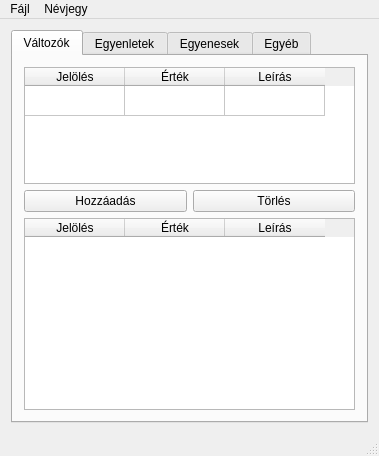
<?xml version="1.0" encoding="UTF-8"?>
<ui version="4.0">
 <class>MainWindow</class>
 <widget class="QMainWindow" name="MainWindow">
  <property name="geometry">
   <rect>
    <x>0</x>
    <y>0</y>
    <width>379</width>
    <height>456</height>
   </rect>
  </property>
  <property name="windowTitle">
   <string>Adatmódosító</string>
  </property>
  <property name="windowIcon">
   <iconset>
    <normaloff>../DataCreator-build-desktop/data.jpg</normaloff>../DataCreator-build-desktop/data.jpg</iconset>
  </property>
  <property name="documentMode">
   <bool>false</bool>
  </property>
  <widget class="QWidget" name="centralWidget">
   <layout class="QGridLayout" name="gridLayout_2">
    <item row="0" column="0">
     <widget class="QTabWidget" name="tabWidget">
      <property name="currentIndex">
       <number>0</number>
      </property>
      <widget class="QWidget" name="tab">
       <attribute name="title">
        <string>Változók</string>
       </attribute>
       <layout class="QGridLayout" name="gridLayout">
        <item row="0" column="0" colspan="2">
         <widget class="QTableWidget" name="addVariableTableWidget">
          <property name="sizePolicy">
           <sizepolicy hsizetype="Expanding" vsizetype="Ignored">
            <horstretch>0</horstretch>
            <verstretch>0</verstretch>
           </sizepolicy>
          </property>
          <property name="alternatingRowColors">
           <bool>true</bool>
          </property>
          <property name="rowCount">
           <number>1</number>
          </property>
          <attribute name="verticalHeaderVisible">
           <bool>false</bool>
          </attribute>
          <row/>
          <column>
           <property name="text">
            <string>Jelölés</string>
           </property>
          </column>
          <column>
           <property name="text">
            <string>Érték</string>
           </property>
          </column>
          <column>
           <property name="text">
            <string>Leírás</string>
           </property>
          </column>
         </widget>
        </item>
        <item row="1" column="0">
         <widget class="QPushButton" name="addVariablePushButton">
          <property name="text">
           <string>Hozzáadás</string>
          </property>
         </widget>
        </item>
        <item row="1" column="1">
         <widget class="QPushButton" name="removeVariablePushButton">
          <property name="text">
           <string>Törlés</string>
          </property>
         </widget>
        </item>
        <item row="2" column="0" colspan="2">
         <widget class="QTableWidget" name="variablesTableWidget">
          <property name="sizePolicy">
           <sizepolicy hsizetype="Preferred" vsizetype="Preferred">
            <horstretch>0</horstretch>
            <verstretch>0</verstretch>
           </sizepolicy>
          </property>
          <property name="alternatingRowColors">
           <bool>true</bool>
          </property>
          <attribute name="verticalHeaderVisible">
           <bool>false</bool>
          </attribute>
          <column>
           <property name="text">
            <string>Jelölés</string>
           </property>
          </column>
          <column>
           <property name="text">
            <string>Érték</string>
           </property>
          </column>
          <column>
           <property name="text">
            <string>Leírás</string>
           </property>
          </column>
         </widget>
        </item>
       </layout>
      </widget>
      <widget class="QWidget" name="tab_2">
       <attribute name="title">
        <string>Egyenletek</string>
       </attribute>
       <layout class="QGridLayout" name="gridLayout_5">
        <item row="0" column="0" colspan="2">
         <widget class="QTableWidget" name="addEquationTableWidget">
          <property name="sizePolicy">
           <sizepolicy hsizetype="Expanding" vsizetype="Ignored">
            <horstretch>0</horstretch>
            <verstretch>0</verstretch>
           </sizepolicy>
          </property>
          <property name="alternatingRowColors">
           <bool>true</bool>
          </property>
          <property name="rowCount">
           <number>1</number>
          </property>
          <attribute name="verticalHeaderVisible">
           <bool>false</bool>
          </attribute>
          <row/>
          <column>
           <property name="text">
            <string>Egyenlet</string>
           </property>
          </column>
          <column>
           <property name="text">
            <string>Név</string>
           </property>
          </column>
          <column>
           <property name="text">
            <string>Megjelenik</string>
           </property>
          </column>
         </widget>
        </item>
        <item row="1" column="0">
         <widget class="QPushButton" name="addEquationPushButton">
          <property name="text">
           <string>Hozzáadás</string>
          </property>
         </widget>
        </item>
        <item row="1" column="1">
         <widget class="QPushButton" name="removeEquationPushButton">
          <property name="text">
           <string>Törlés</string>
          </property>
         </widget>
        </item>
        <item row="2" column="0" colspan="2">
         <widget class="EditableTabWidget" name="equationsTabWidget">
          <property name="sizePolicy">
           <sizepolicy hsizetype="Preferred" vsizetype="Preferred">
            <horstretch>0</horstretch>
            <verstretch>0</verstretch>
           </sizepolicy>
          </property>
          <property name="tabPosition">
           <enum>QTabWidget::North</enum>
          </property>
          <property name="tabShape">
           <enum>QTabWidget::Rounded</enum>
          </property>
          <property name="currentIndex">
           <number>-1</number>
          </property>
          <property name="elideMode">
           <enum>Qt::ElideLeft</enum>
          </property>
         </widget>
        </item>
       </layout>
      </widget>
      <widget class="QWidget" name="tab_3">
       <attribute name="title">
        <string>Egyenesek</string>
       </attribute>
       <layout class="QGridLayout" name="gridLayout_4">
        <item row="0" column="0" colspan="2">
         <widget class="QTableWidget" name="addCurveTableWidget">
          <property name="sizePolicy">
           <sizepolicy hsizetype="Expanding" vsizetype="Ignored">
            <horstretch>0</horstretch>
            <verstretch>0</verstretch>
           </sizepolicy>
          </property>
          <property name="autoScroll">
           <bool>true</bool>
          </property>
          <property name="tabKeyNavigation">
           <bool>true</bool>
          </property>
          <property name="alternatingRowColors">
           <bool>true</bool>
          </property>
          <property name="showGrid">
           <bool>true</bool>
          </property>
          <property name="gridStyle">
           <enum>Qt::SolidLine</enum>
          </property>
          <property name="sortingEnabled">
           <bool>false</bool>
          </property>
          <property name="rowCount">
           <number>1</number>
          </property>
          <attribute name="horizontalHeaderCascadingSectionResizes">
           <bool>false</bool>
          </attribute>
          <attribute name="horizontalHeaderDefaultSectionSize">
           <number>80</number>
          </attribute>
          <attribute name="horizontalHeaderHighlightSections">
           <bool>true</bool>
          </attribute>
          <attribute name="verticalHeaderVisible">
           <bool>false</bool>
          </attribute>
          <row/>
          <column>
           <property name="text">
            <string>Egyenlet</string>
           </property>
          </column>
          <column>
           <property name="text">
            <string>Név</string>
           </property>
          </column>
          <column>
           <property name="text">
            <string>X tengely</string>
           </property>
          </column>
          <column>
           <property name="text">
            <string>Y tengely</string>
           </property>
          </column>
         </widget>
        </item>
        <item row="1" column="0">
         <widget class="QPushButton" name="addCurvePushButton">
          <property name="text">
           <string>Hozzáadás</string>
          </property>
         </widget>
        </item>
        <item row="1" column="1">
         <widget class="QPushButton" name="removeCurvePushButton">
          <property name="text">
           <string>Törlés</string>
          </property>
         </widget>
        </item>
        <item row="2" column="0" colspan="2">
         <widget class="QTableWidget" name="curvesTableWidget">
          <property name="sizePolicy">
           <sizepolicy hsizetype="Expanding" vsizetype="Ignored">
            <horstretch>0</horstretch>
            <verstretch>0</verstretch>
           </sizepolicy>
          </property>
          <property name="alternatingRowColors">
           <bool>true</bool>
          </property>
          <property name="rowCount">
           <number>0</number>
          </property>
          <attribute name="horizontalHeaderDefaultSectionSize">
           <number>80</number>
          </attribute>
          <attribute name="verticalHeaderVisible">
           <bool>false</bool>
          </attribute>
          <column>
           <property name="text">
            <string>Egyenlet</string>
           </property>
          </column>
          <column>
           <property name="text">
            <string>Név</string>
           </property>
          </column>
          <column>
           <property name="text">
            <string>X tengely</string>
           </property>
          </column>
          <column>
           <property name="text">
            <string>Y tengely</string>
           </property>
          </column>
         </widget>
        </item>
       </layout>
      </widget>
      <widget class="QWidget" name="tab_4">
       <attribute name="title">
        <string>Egyéb</string>
       </attribute>
       <layout class="QGridLayout" name="gridLayout_3">
        <item row="0" column="0">
         <widget class="QLabel" name="label">
          <property name="text">
           <string>Készítő</string>
          </property>
         </widget>
        </item>
        <item row="0" column="1">
         <widget class="QLineEdit" name="creatorLineEdit"/>
        </item>
        <item row="1" column="0">
         <widget class="QLabel" name="label_2">
          <property name="text">
           <string>Modulnév</string>
          </property>
         </widget>
        </item>
        <item row="1" column="1">
         <widget class="QLineEdit" name="modulNameLineEdit"/>
        </item>
        <item row="2" column="0">
         <widget class="QLabel" name="label_3">
          <property name="text">
           <string>Leírás</string>
          </property>
         </widget>
        </item>
        <item row="2" column="1">
         <widget class="QPlainTextEdit" name="aboutPlainTextEdit"/>
        </item>
       </layout>
      </widget>
     </widget>
    </item>
   </layout>
  </widget>
  <widget class="QMenuBar" name="menuBar">
   <property name="geometry">
    <rect>
     <x>0</x>
     <y>0</y>
     <width>379</width>
     <height>20</height>
    </rect>
   </property>
   <widget class="QMenu" name="menuF_jl">
    <property name="title">
     <string>Fájl</string>
    </property>
    <addaction name="actionMegnyit_s"/>
    <addaction name="separator"/>
    <addaction name="actionMent_s_m_sk_nt"/>
    <addaction name="separator"/>
    <addaction name="actionKil_p_s"/>
   </widget>
   <widget class="QMenu" name="menuN_vjegy">
    <property name="title">
     <string>Névjegy</string>
    </property>
    <addaction name="actionAdatm_dos_t_n_vjegy"/>
    <addaction name="actionQt_n_vjegy"/>
   </widget>
   <addaction name="menuF_jl"/>
   <addaction name="menuN_vjegy"/>
  </widget>
  <widget class="QStatusBar" name="statusBar"/>
  <action name="action_j">
   <property name="text">
    <string>Új</string>
   </property>
  </action>
  <action name="actionMegnyit_s">
   <property name="text">
    <string>Megnyitás</string>
   </property>
  </action>
  <action name="actionMent_s">
   <property name="text">
    <string>Mentés</string>
   </property>
  </action>
  <action name="actionMent_s_m_sk_nt">
   <property name="text">
    <string>Mentés</string>
   </property>
  </action>
  <action name="actionKil_p_s">
   <property name="text">
    <string>Kilépés</string>
   </property>
  </action>
  <action name="actionAdatm_dos_t_n_vjegy">
   <property name="text">
    <string>Adatmódosító névjegy</string>
   </property>
  </action>
  <action name="actionQt_n_vjegy">
   <property name="text">
    <string>Qt névjegy</string>
   </property>
  </action>
 </widget>
 <layoutdefault spacing="6" margin="11"/>
 <customwidgets>
  <customwidget>
   <class>EditableTabWidget</class>
   <extends>QTabWidget</extends>
   <header>editabletabwidget.h</header>
   <container>1</container>
  </customwidget>
 </customwidgets>
 <resources/>
 <connections>
  <connection>
   <sender>actionMegnyit_s</sender>
   <signal>triggered()</signal>
   <receiver>MainWindow</receiver>
   <slot>open()</slot>
   <hints>
    <hint type="sourcelabel">
     <x>-1</x>
     <y>-1</y>
    </hint>
    <hint type="destinationlabel">
     <x>159</x>
     <y>132</y>
    </hint>
   </hints>
  </connection>
  <connection>
   <sender>actionMent_s_m_sk_nt</sender>
   <signal>triggered()</signal>
   <receiver>MainWindow</receiver>
   <slot>saveAs()</slot>
   <hints>
    <hint type="sourcelabel">
     <x>-1</x>
     <y>-1</y>
    </hint>
    <hint type="destinationlabel">
     <x>171</x>
     <y>189</y>
    </hint>
   </hints>
  </connection>
  <connection>
   <sender>addVariablePushButton</sender>
   <signal>clicked()</signal>
   <receiver>MainWindow</receiver>
   <slot>addVariable()</slot>
   <hints>
    <hint type="sourcelabel">
     <x>110</x>
     <y>217</y>
    </hint>
    <hint type="destinationlabel">
     <x>182</x>
     <y>198</y>
    </hint>
   </hints>
  </connection>
  <connection>
   <sender>removeVariablePushButton</sender>
   <signal>clicked()</signal>
   <receiver>MainWindow</receiver>
   <slot>removeVariable()</slot>
   <hints>
    <hint type="sourcelabel">
     <x>356</x>
     <y>217</y>
    </hint>
    <hint type="destinationlabel">
     <x>177</x>
     <y>196</y>
    </hint>
   </hints>
  </connection>
  <connection>
   <sender>addEquationPushButton</sender>
   <signal>clicked()</signal>
   <receiver>MainWindow</receiver>
   <slot>addEquation()</slot>
   <hints>
    <hint type="sourcelabel">
     <x>107</x>
     <y>249</y>
    </hint>
    <hint type="destinationlabel">
     <x>177</x>
     <y>196</y>
    </hint>
   </hints>
  </connection>
  <connection>
   <sender>removeEquationPushButton</sender>
   <signal>clicked()</signal>
   <receiver>MainWindow</receiver>
   <slot>removeEquation()</slot>
   <hints>
    <hint type="sourcelabel">
     <x>356</x>
     <y>249</y>
    </hint>
    <hint type="destinationlabel">
     <x>177</x>
     <y>196</y>
    </hint>
   </hints>
  </connection>
  <connection>
   <sender>actionAdatm_dos_t_n_vjegy</sender>
   <signal>triggered()</signal>
   <receiver>MainWindow</receiver>
   <slot>about()</slot>
   <hints>
    <hint type="sourcelabel">
     <x>-1</x>
     <y>-1</y>
    </hint>
    <hint type="destinationlabel">
     <x>189</x>
     <y>207</y>
    </hint>
   </hints>
  </connection>
  <connection>
   <sender>actionKil_p_s</sender>
   <signal>triggered()</signal>
   <receiver>MainWindow</receiver>
   <slot>close()</slot>
   <hints>
    <hint type="sourcelabel">
     <x>-1</x>
     <y>-1</y>
    </hint>
    <hint type="destinationlabel">
     <x>189</x>
     <y>207</y>
    </hint>
   </hints>
  </connection>
  <connection>
   <sender>addCurvePushButton</sender>
   <signal>clicked()</signal>
   <receiver>MainWindow</receiver>
   <slot>addCurve()</slot>
   <hints>
    <hint type="sourcelabel">
     <x>39</x>
     <y>244</y>
    </hint>
    <hint type="destinationlabel">
     <x>5</x>
     <y>236</y>
    </hint>
   </hints>
  </connection>
  <connection>
   <sender>removeCurvePushButton</sender>
   <signal>clicked()</signal>
   <receiver>MainWindow</receiver>
   <slot>removeCurve()</slot>
   <hints>
    <hint type="sourcelabel">
     <x>328</x>
     <y>240</y>
    </hint>
    <hint type="destinationlabel">
     <x>375</x>
     <y>239</y>
    </hint>
   </hints>
  </connection>
 </connections>
 <slots>
  <slot>open()</slot>
  <slot>saveAs()</slot>
  <slot>addVariable()</slot>
  <slot>removeVariable()</slot>
  <slot>addEquation()</slot>
  <slot>removeEquation()</slot>
  <slot>about()</slot>
  <slot>addCurve()</slot>
  <slot>removeCurve()</slot>
 </slots>
</ui>
